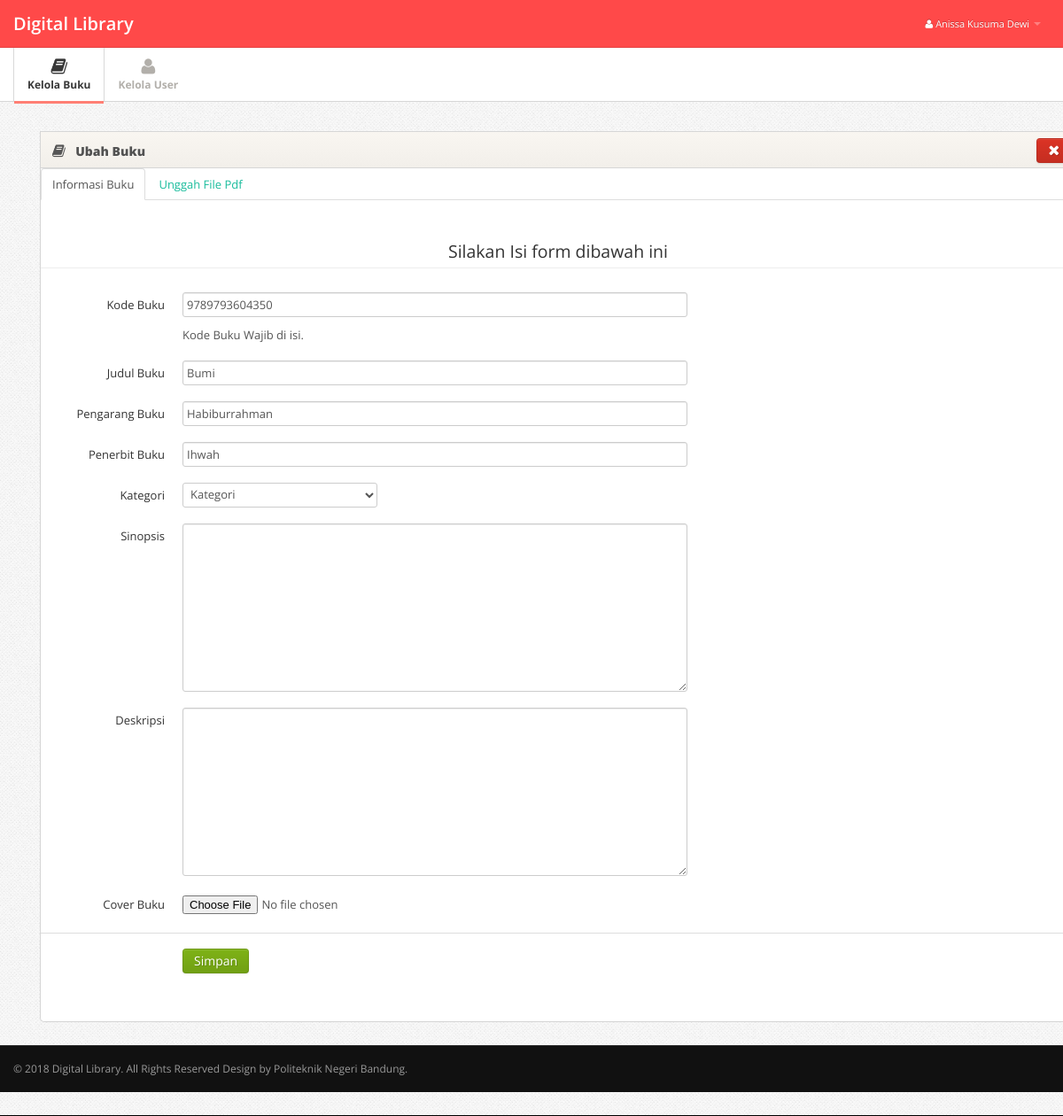
The page /admin/edit-buku.php?kode_buku=9789793604350&src=daftarbuku (signed in) on the database its author committed.
### tables this page shows
CREATE TABLE `tb_buku` (
  `kode_buku` char(13) NOT NULL,
  `judul` varchar(32) NOT NULL,
  `pengarang` varchar(32) NOT NULL,
  `penerbit` varchar(32) NOT NULL,
  `kategori` varchar(50) NOT NULL,
  `sinopsis` text NOT NULL,
  `deskripsi` text NOT NULL
);

### admin/asset/content/edit_buku.php (the view, shortened to what this page needs)
<div class="main">
    <div class="main-inner">
      <div class="container">
            <class="row">
                <div class="span12">
                    <div class="widget widget-nopad">
                    <div class="widget-header"> <i class="icon-book"></i>
                    <h3> Ubah Buku</h3>
                    <a href="dashboard.php?page=buku" style="float:right"><button class="btn btn-danger" style="margin-right:5px;"><i class=" icon-remove" style="margin-bottom:3px;margin-left:0px;margin-right:0;color:white"></i></button></a>
                </div>
                <div class="widget-content">
                    <?php
                        $id = $_GET['kode_buku'];
                        $src = $_GET['src'];
                    ?>
                    <div class="tabbable">
						<ul class="nav nav-tabs">
                            <li class="<?php if($src=='daftarbuku'){echo 'active';} ?>"><a href="#dashboard" data-toggle="tab">Informasi Buku</a>
                            <li class="<?php if($src=='tambahbuku'){echo 'active';} ?>"><a href="#admin" data-toggle="tab">Unggah File Pdf</a>
                            </li>
						</ul>
						<br>
                        <div class="tab-content">
                            <div class="tab-pane <?php if($src=='daftarbuku'){echo 'active';} ?>" id="dashboard">
                                <?php
                                    $sql 	= "SELECT * FROM tb_buku where kode_buku = '$id'";
                                    $result = $conn->prepare($sql);
                                    $result->execute();
                                    foreach($result as $row){
                                ?>
                                <form action="action/edit-buku.php" method="post" name="tambah-anggota" class="form-horizontal" enctype="multipart/form-data">
                                    <center><legend>Silakan Isi form dibawah ini</legend></center>
                                    <fieldset>
                                    <div class="control-group">
                                        <label class="control-label" for="kd_buku">Kode Buku</label>
                                            <div class="controls">
                                                <input type="text" class="span6" id="kd_buku" placeholder="Kode Buku" name="kd_buku" value=<?php echo $row['kode_buku']?>>
                                                <p class="help-block">Kode Buku Wajib di isi.</p>
                                            </div>
                                    </div>
                                    <div class="control-group">
                                        <label class="control-label" for="judul">Judul Buku</label>
                                            <div class="controls">
                                                <input type="text" class="span6" id="judul" placeholder="Judul buku" name="judul" value=<?php echo $row['judul']?>>
                                            </div>
                                    </div>
                                    <div class="control-group">
                                        <label class="control-label" for="pengarang">Pengarang Buku</label>
                                            <div class="controls">
                                                <input type="text" class="span6" id="pengarang" placeholder="Pengarang Buku" name="pengarang" value=<?php echo $row['pengarang']?>>
                                            </div>
                                    </div>
                                    <div class="control-group">
                                        <label class="control-label" for="penerbit">Penerbit Buku</label>
                                            <div class="controls">
                                                <input type="text" class="span6" id="penerbit" placeholder="Penerbit Buku" name="penerbit" value=<?php echo $row['penerbit']?>>
                                            </div>
                                    </div>
                                    <div class="control-group">
                                        <label class="control-label" for="kategori">Kategori</label>
                                            <div class="controls">
                                                <select name="kategori" id="kategori">
                                                    <option value="">Kategori</option>
                                                </select>
                                            </div>
                                    </div>
                                    <div class="control-group">
                                            <label class="control-label" for="sinopsis">Sinopsis</label>
                                            <div class="controls">
                                                <textarea name="sinopsis" class="span6" id="" cols="30" rows="10" value="<?php echo $row['sinopsis'] ?>"></textarea>
                                            </div>
                                    </div>
                                    <div class="control-group">
                                            <label class="control-label" for="deskripsi">Deskripsi</label>
                                            <div class="controls">
                                                <textarea name="deskripsi" class="span6" id="" cols="30" rows="10" value="<?php echo $row['deskripsi'] ?>"></textarea>
                                            </div>
                                    </div>
                                    <div class="control-group">
                                            <label class="control-label" for="gambar">Cover Buku</label>
                                            <div class="controls">
                                                <input type="file"  name="gambar" id="" accept="image/*">
                                            </div>
                                    </div>
                                    <div class="form-actions">
                                        <button type="submit" class="btn btn-success" name="submit">Simpan</button>
                                    </div>
                                </fieldset>
                                </form><?php } ?>
                            </div>
                        </div>
              </div>
              </div>
            </div>
      </div>
  </div>

### admin/asset/header.php (shortened to what this page needs)
<div class="navbar navbar-fixed-top">
  <div class="navbar-inner">
    <div class="container"> <a class="brand" href="dashboard.php?page=buku">Digital Library </a>
      <div class="nav-collapse">
        <ul class="nav pull-right">
          <li class="dropdown">
            <a href="#" class="dropdown-toggle" data-toggle="dropdown"><i class="icon-user"></i>
                  <?php
                      $connection = new ConnectionDB();
                      $conn = $connection->getConnection();
                      try{
                        $sql = "SELECT * FROM tb_admin";
                        $result = $conn->prepare($sql);
                        $result->execute();
                        foreach($result as $pengguna){
                            if ($pengguna['username'] == $_SESSION['username']){
                              echo $pengguna['nama'];
                            }
                        }
                      }
                      catch (PDOException $e){
                        echo "ERROR : " . $e->getMessage();
                      }
                  ?>
            <b class="caret"></b></a>
          </li>
        </ul>
      </div>
    </div>
  </div>
</div>

### admin/css/style.css (style rules this page uses)
body { background: #f9f6f1; font: 13px/1.7em 'Open Sans'; }
p { font: 13px/1.7em 'Open Sans'; }
input, button, select, textarea { font-family: 'Open Sans'; }
.navbar .container { position: relative; }
.navbar-inner { padding: 7px 0; background: #ff4949 !important; -moz-border-radius: 0; -webkit-border-radius: 0; border-radius: 0; }
.navbar-fixed-top { position: static; }
.navbar .nav a { font-size: 11px; }
.navbar .nav>li>a { color:#fff !important; }
.navbar .brand { font-weight: 600; position: relative; top: 2px; }
.main { padding-bottom: 2em; border-bottom: 1px solid #000; }
.widget { position: relative; clear: both; width: auto; margin-bottom: 2em; overflow: hidden; }
.widget-header { position: relative; height: 40px; line-height: 40px; background: #f9f6f1; background:-moz-linear-gradient(top, #f9f6f1 0%, #f2efea 100%); background:-webkit-gradient(linear, left top, left bottom, color-stop(0%,#f9f6f1), color-stop(100%,#f2efea)); background:-webkit-linear-gradient(top, #f9f6f1 0%,#f2efea 100%); background:-o-linear-gradient(top, #f9f6f1 0%,#f2efea 100%); background:-ms-linear-gradient(top, #f9f6f1 0%,#f2efea 100%); background:linear-gradient(top, #f9f6f1 0%,#f2efea 100%); filter: progid:DXImageTransform.Microsoft.gradient(startColorstr='#f9f6f1', endColorstr='#f2efea'); -ms-filter: "progid:DXImageTransform.Microsoft.gradient(startColorstr='#f9f6f1', endColorstr='#f2efea')"; border: 1px solid #d6d6d6; -webkit-background-clip: padding-box; }
.widget-header h3 { position: relative; top: 2px; left: 10px; display: inline-block; margin-right: 3em; font-size: 14px; font-weight: 800; color: #525252; line-height: 18px; text-shadow: 1px 1px 2px rgba(255,255,255,.5); }
.widget-header [class^="icon-"], .widget-header [class*=" icon-"] { display: inline-block; margin-left: 13px; margin-right: -2px; font-size: 16px; color: #555; vertical-align: middle; }
.widget-content { padding: 20px 15px 15px; background: #FFF; border: 1px solid #D5D5D5; -moz-border-radius: 5px; -webkit-border-radius: 5px; border-radius: 5px; }
.widget-header+.widget-content { border-top: none; -webkit-border-top-left-radius: 0; -webkit-border-top-right-radius: 0; -moz-border-radius-topleft: 0; -moz-border-radius-topright: 0; border-top-left-radius: 0; border-top-right-radius: 0; }
.widget-nopad .widget-content { padding: 0; }
.widget-content:before, .widget-content:after { content:""; display:table; }
.widget-content:after { clear:both; }
.widget-content { zoom:1; }

### admin/css/pages/signin.css (style rules this page uses)
body { background: url(../../img/body-bg.png); color:#838383; font: 13px/1.7em 'Open Sans'; }

### rows shown on the page
tb_buku: kd_buku "9789793604350", judul "Bumi", pengarang "Habiburrahman", penerbit "Ihwah"

### other values the page prints
$pengguna['nama'] "Anissa Kusuma Dewi"
